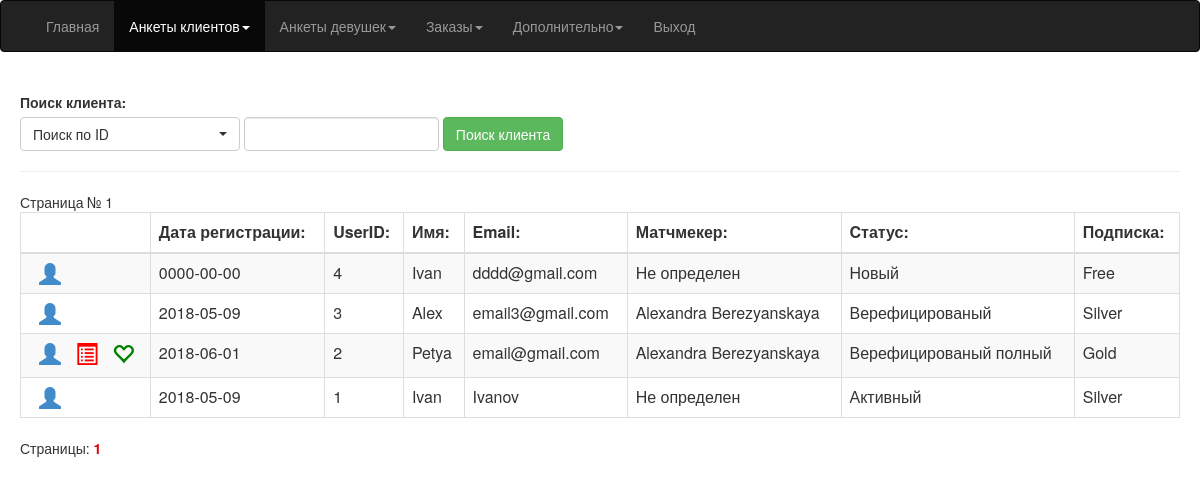
The page /matchmaker/clients.php (signed in) on the database its author committed.
### tables this page shows
CREATE TABLE IF NOT EXISTS `clients` (
  `user_id` int(11) NOT NULL AUTO_INCREMENT,
  `email_client` varchar(128) NOT NULL,
  `password` varchar(128) NOT NULL,
  `first_name` varchar(64) NOT NULL,
  `last_name` varchar(64) NOT NULL,
  `country` varchar(64) NOT NULL,
  `telefon` varchar(32) NOT NULL,
  `foto` varchar(128) NOT NULL DEFAULT 'uploads/client/avatar.jpg',
  `matchmaker_login` varchar(64) NOT NULL DEFAULT 'None',
  `status_system` varchar(8) NOT NULL DEFAULT '0',
  `status_tarif` varchar(8) NOT NULL DEFAULT '0',
  `status_email` varchar(8) NOT NULL DEFAULT '0',
  `status_anketa2` varchar(8) NOT NULL DEFAULT '0',
  `status_verification` varchar(8) NOT NULL DEFAULT '0',
  `service` varchar(8) NOT NULL DEFAULT '0',
  `birthday` date NOT NULL,
  `date_reg` date NOT NULL,
  `date_tarif_set` date NOT NULL DEFAULT '2000-01-01',
  `utm_source` varchar(128) NOT NULL,
  PRIMARY KEY (`user_id`)
);

CREATE TABLE IF NOT EXISTS `matchmakers` (
  `id` int(11) NOT NULL AUTO_INCREMENT,
  `name` varchar(128) NOT NULL,
  `email` varchar(64) NOT NULL,
  `skype` varchar(64) NOT NULL,
  `login` varchar(64) NOT NULL,
  `pass` varchar(64) NOT NULL,
  `description` text NOT NULL,
  `age` varchar(64) NOT NULL,
  `country` varchar(64) NOT NULL,
  `phone` varchar(64) NOT NULL,
  `time` varchar(64) NOT NULL,
  `meetings` varchar(32) NOT NULL,
  `rating` varchar(32) NOT NULL,
  `answers` text NOT NULL,
  `foto` varchar(256) NOT NULL,
  `status` varchar(8) NOT NULL,
  PRIMARY KEY (`id`)
);

### matchmaker/clients.php (the view, shortened to what this page needs)
<?
$quantity=15;
$limit=3;
$page = $_GET[page];
if(!is_numeric($page)) $page=1;
$view = $_GET['view'];
if($view == "") {$view = "all"; }
switch ($view)
	{
		case all:
			$result2 = mysql_query("SELECT * FROM clients;");
			$num = mysql_num_rows($result2);
		break;
	}
$pages = $num/$quantity;
$pages = ceil($pages);
$pages++;
$list=--$page*$quantity;
switch ($view)
	{
		case all:
			$zapros = "SELECT clients.*,matchmakers.name FROM clients LEFT JOIN matchmakers ON clients.matchmaker_login = matchmakers.login ORDER BY user_id DESC LIMIT $quantity OFFSET $list;";
		break;
	}
?>
<html>
<head>
	<link rel="stylesheet" href="./css/bootstrap.min.css" />
	<link rel="stylesheet" href="./css/font-awesome.min.css" />
	<link rel="stylesheet" href="./css/bootstrap-select.css">
</head>
<?
include "header.php";
?>
<body>
	<div style="padding:20px;">
		<form class="form-inline" action="./function/client_search.php" method="POST">
			<label>Поиск клиента:</label><br>
			<select class="selectpicker" size="1" name="search_type" style="width:200px;">
				<option value="id">Поиск по ID</option>
			</select>
			<input class="form-control" size="20" type="text" name="search">
			<button type="submit" class="btn btn-success" data-original-title="" title="">Поиск клиента</button>
		</form>
	<hr>
	<?
		$nomer = $page+1;
		echo 'Страница № ' . $nomer . '';
	?>
	<table class="table table-striped table-bordered" id="myTable">
		<thead>
			<tr>
				<th></th>
				<th>Дата регистрации:</th>
				<th>UserID:</th>
				<th>Имя:</th>
				<th>Email:</th>
				<th>Матчмекер:</th>
				<th>Cтатус:</th>
				<th>Подписка:</th>
			</tr>
		</thead>
		<tbody>
			<?
				$result = mysql_query($zapros);
				$num_result = mysql_num_rows($result);
				for ($i = 0; $i<$num_result; $i++)
					{
						$row = mysql_fetch_array($result);
						$date_reg = $row['date_reg'];
						$UserID = $row['user_id'];
						$name = $row['first_name'];
						$email = $row['email_client'];
						$status = $row['status_system'];
						$tarif = $row['status_tarif'];
						$match_name = $row['name'];
						$status_anketa2 = $row['status_anketa2'];
						$service = $row['service'];
						$status_verification = $row['status_verification'];
						if(($status_anketa2 == "1") AND ($status_verification == "0")) { $anketa2_print = "<span style='font-size:22px; margin-left:10px; color:red;' class='glyphicon glyphicon-list-alt'></span>"; } else { $anketa2_print = ""; }
						if($service == "2") { $bridge_print = "<span style='font-size:22px; margin-left:10px; color:green;' class='glyphicon glyphicon-heart-empty'></span>"; } else { $bridge_print = ""; }
						switch ($status)
							{
								case 0:
									$status_system_print = "Новый";
								break;
								case 1:
									$status_system_print = "Активный";
								break;
								case 2:
									$status_system_print = "Верефицированый";
								break;
								case 3:
									$status_system_print = "Верефицированый полный";
								break;
							}
						switch ($tarif)
							{
								case 0:
									$status_tarif_print = "Free";
								break;
								case 1:
									$status_tarif_print = "Silver";
								break;
								case 2:
									$status_tarif_print = "Gold";
								break;
							}
						if($match_name == "")
							{
								$match_name = "Не определен";
							}
						echo ("
								<tr>
									<td>
									   <a href='./client_profile.php?user_id=$UserID'><span style='font-size:22px; margin-left:10px;' class='glyphicon glyphicon-user'></span></a> $anketa2_print $bridge_print
									</td>
									<td>
										$date_reg
									</td>
									<td>
										$UserID
									</td>
									<td>
										$name
									</td>
									<td>
										$email
									</td>
									<td>
										$match_name
									</td>
									<td>
										$status_system_print
									</td>
									<td>
										$status_tarif_print
									</td>
								</tr>
							");
					}
					echo '</tbody></table>';
					echo 'Страницы: ';
					$_this = $page+1;
					$start = $_this-$limit;
					$end = $_this+$limit;
					for ($j = 1; $j<$pages; $j++)
						{
							if ($j>=$start && $j<=$end)
								{
									if ($j==($page+1)) echo '<a href="' . $_SERVER['SCRIPT_NAME'] . '?view='.$view.'&page=' . $j . '"><strong style="color: #df0000">' . $j . '</strong></a> &nbsp; ';
									else echo '<a href="' . $_SERVER['SCRIPT_NAME'] . '?view='.$view.'&page=' . $j . '">' . $j . '</a> &nbsp; ';
								}
						}
?>
	</div>
</body>
</html>

### rows shown on the page
clients: date_reg "0000-00-00", user_id "4", first_name "Ivan", email_client "dddd@gmail.com", match_name "Не определен", status_system "Новый", status_tarif "Free"
clients: date_reg "2018-05-09", user_id "3", first_name "Alex", email_client "email3@gmail.com", matchmakers.name "Alexandra Berezyanskaya", status_system "Верефицированый", status_tarif "Silver"
clients: status_anketa2 "1" (drawn), service "2" (drawn), date_reg "2018-06-01", user_id "2", first_name "Petya", email_client "email@gmail.com", matchmakers.name "Alexandra Berezyanskaya", status_system "Верефицированый полный", status_tarif "Gold"
clients: date_reg "2018-05-09", user_id "1", first_name "Ivan", email_client "Ivanov", match_name "Не определен", status_system "Активный", status_tarif "Silver"

### other values the page prints
$nomer "1"
